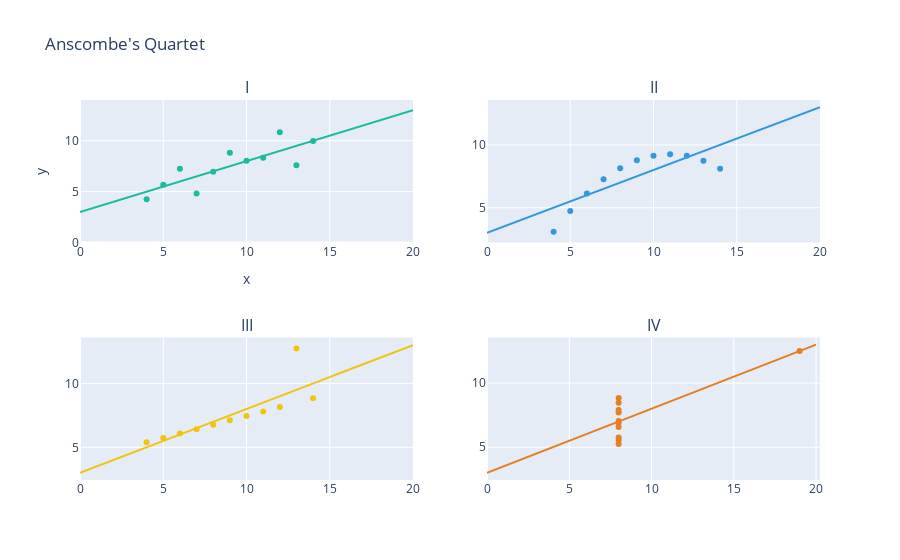

Here is the notebook cell this chart was saved with:
### Code cell
# plot with plotly in 2x2 grid
from plotly.subplots import make_subplots
from sklearn.linear_model import LinearRegression

fig = make_subplots(rows=2, cols=2, subplot_titles=dataset_names)

for i, dataset in enumerate(datasets):
    # find regression line
    model = LinearRegression()
    model.fit(dataset.x.values.reshape(-1, 1), dataset.y.values.reshape(-1, 1))

    a = model.coef_[0][0]
    b = model.intercept_[0]
    x = np.linspace(0, 20, 100)
    y = a * x + b

    # add regression line
    fig.add_trace(
        go.Scatter(
            x=x,
            y=y,
            mode="lines",
            name="Regression Line",
            line=dict(color=COLOR_LIST[i]),
        ),
        row=i // 2 + 1,
        col=i % 2 + 1,
    )

    fig.add_trace(
        go.Scatter(
            x=dataset.x,
            y=dataset.y,
            mode="markers",
            name=dataset_names[i],
            marker=dict(color=COLOR_LIST[i]),
        ),
        row=i // 2 + 1,
        col=i % 2 + 1,
    )

fig.update_layout(
    title="Anscombe's Quartet",
    xaxis=dict(title="x"),
    yaxis=dict(title="y"),
    showlegend=False,
    xaxis_range=[0, 20],
    yaxis_range=[0, 14],
)
